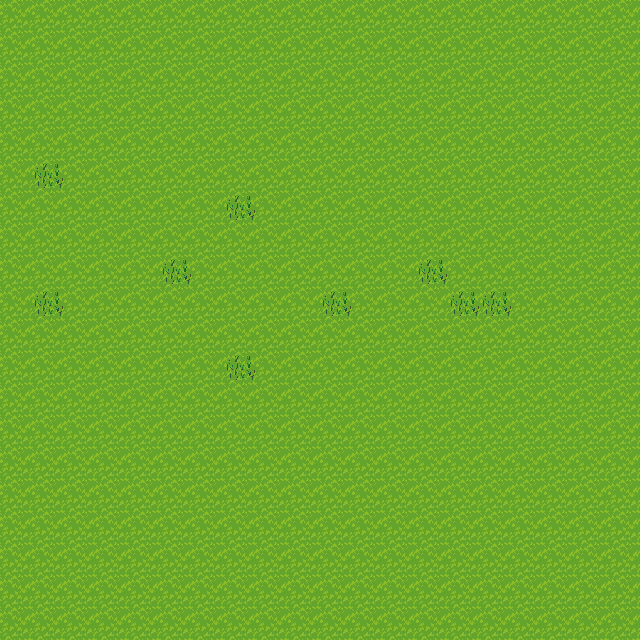

Tiled map render using the project's own tile images. Description and the whole map definition, tile-layer contents included, below:
An orthogonal 20x20 tile map with 32x32 px tiles, 3 tile layers (0, Tile Layer 1, Tile Layer 2).

<map version="1.2" tiledversion="1.2.3" orientation="orthogonal" renderorder="left-down" width="20" height="20" tilewidth="32" tileheight="32" infinite="0" nextlayerid="4" nextobjectid="1">
 <tileset firstgid="1" name="terrain" tilewidth="32" tileheight="32" tilecount="1024" columns="32">
  <image source="terrain.png" width="1024" height="1024" />
  <tile id="193" type="blocked" />
  <tile id="194" type="blocked" />
  <tile id="195" type="blocked" />
  <tile id="196" type="blocked" />
  <tile id="197" type="blocked" />
  <tile id="199" type="blocked" />
  <tile id="200" type="blocked" />
  <tile id="225" type="blocked" />
  <tile id="226" type="blocked" />
  <tile id="227" type="blocked" />
  <tile id="228" type="blocked" />
  <tile id="229" type="blocked" />
  <tile id="231" type="blocked" />
  <tile id="232" type="blocked" />
  <tile id="256" type="blocked" />
  <tile id="257" type="blocked" />
  <tile id="258" type="blocked" />
  <tile id="259" type="blocked" />
  <tile id="260" type="blocked" />
  <tile id="261" type="blocked" />
  <tile id="262" type="blocked" />
  <tile id="263" type="blocked" />
  <tile id="264" type="blocked" />
  <tile id="288" type="blocked" />
  <tile id="289" type="blocked" />
  <tile id="290" type="blocked" />
  <tile id="291" type="blocked" />
  <tile id="292" type="blocked" />
  <tile id="293" type="blocked" />
  <tile id="294" type="blocked" />
  <tile id="295" type="blocked" />
  <tile id="296" type="blocked" />
  <tile id="320" type="blocked" />
  <tile id="321" type="blocked" />
  <tile id="322" type="blocked" />
  <tile id="323" type="blocked" />
  <tile id="324" type="blocked" />
  <tile id="325" type="blocked" />
  <tile id="326" type="blocked" />
  <tile id="327" type="blocked" />
  <tile id="328" type="blocked" />
  <tile id="463" type="blocked" />
  <tile id="464" type="blocked" />
  <tile id="465" type="blocked" />
  <tile id="495" type="blocked" />
  <tile id="496" type="blocked" />
  <tile id="497" type="blocked" />
  <tile id="527" type="blocked" />
  <tile id="528" type="blocked" />
  <tile id="529" type="blocked" />
 </tileset>
 <layer id="3" name="0" width="20" height="20">
  <data encoding="csv">
0,0,0,0,0,0,0,0,0,0,0,0,0,0,0,0,0,0,0,0,
0,0,0,0,0,0,0,0,0,0,0,0,0,0,0,0,0,0,0,0,
0,0,0,0,0,0,0,0,0,0,0,0,0,0,0,0,0,0,0,0,
0,0,0,0,0,0,0,0,0,0,0,0,0,0,0,0,0,0,0,0,
0,0,0,0,0,0,0,0,0,0,0,0,0,0,0,0,0,0,0,0,
0,0,0,0,0,0,0,0,0,0,0,0,0,0,0,0,0,0,0,0,
0,0,0,0,0,0,0,0,0,0,0,0,0,0,0,0,0,0,0,0,
0,0,0,0,0,0,0,0,0,0,0,0,0,0,0,0,0,0,0,0,
0,0,0,0,0,0,0,0,0,0,0,0,0,0,0,0,0,0,0,0,
0,0,0,0,0,0,0,0,0,0,0,0,0,0,0,0,0,0,0,0,
0,0,0,0,0,0,0,0,0,0,0,0,0,0,0,0,0,0,0,0,
0,0,0,0,0,0,0,0,0,0,0,0,0,0,0,0,0,0,0,0,
0,0,0,0,0,0,0,0,0,0,0,0,0,0,0,0,0,0,0,0,
0,0,0,0,0,0,0,208,208,208,0,0,0,0,0,0,0,0,0,0,
0,0,0,0,0,0,0,240,240,240,0,0,0,0,0,0,0,0,0,0,
0,0,0,0,0,0,0,0,0,0,0,0,0,0,0,0,0,0,0,0,
0,0,0,0,0,0,0,0,0,0,0,0,0,0,0,0,0,0,0,0,
0,0,0,0,0,0,0,0,0,0,0,0,0,0,0,0,0,0,0,0,
0,0,0,0,0,0,0,0,0,0,0,0,0,0,0,0,0,0,0,0,
0,0,0,0,0,0,0,0,0,0,0,0,0,0,0,0,0,0,0,0
</data>
 </layer>
 <layer id="1" name="Tile Layer 1" width="20" height="20">
  <data encoding="csv">
302,302,302,302,302,302,302,302,302,302,302,302,302,302,302,302,302,302,302,302,
302,302,302,302,302,302,302,302,302,302,302,302,302,302,302,302,302,302,302,302,
302,302,302,302,302,302,302,302,302,302,302,302,302,302,302,302,302,302,302,302,
302,302,302,302,302,302,302,302,302,302,302,302,302,302,302,302,302,302,302,302,
302,302,302,302,302,302,302,302,302,302,302,302,302,302,302,302,302,302,302,302,
302,302,302,302,302,302,302,302,302,302,302,302,302,302,302,302,302,302,302,302,
302,302,302,302,302,302,302,302,302,302,302,302,302,302,302,302,302,302,302,302,
302,302,302,302,302,302,302,302,302,302,302,302,302,302,302,302,302,302,302,302,
302,302,302,302,302,302,302,302,302,302,302,302,302,302,302,302,302,302,302,302,
302,302,302,302,302,302,302,302,302,302,302,302,302,302,302,302,302,302,302,302,
302,302,302,302,302,302,302,302,302,302,302,302,302,302,302,302,302,302,302,302,
302,302,302,302,302,302,302,302,302,302,302,302,302,302,302,302,302,302,302,302,
302,302,302,302,302,302,302,302,302,302,302,302,302,302,302,302,302,302,302,302,
302,302,302,302,302,302,302,302,302,302,302,302,302,302,302,302,302,302,302,302,
302,302,302,302,302,302,302,302,302,302,302,302,302,302,302,302,302,302,302,302,
302,302,302,302,302,302,302,302,302,302,302,302,302,302,302,302,302,302,302,302,
302,302,302,302,302,302,302,302,302,302,302,302,302,302,302,302,302,302,302,302,
302,302,302,302,302,302,302,302,302,302,302,302,302,302,302,302,302,302,302,302,
302,302,302,302,302,302,302,302,302,302,302,302,302,302,302,302,302,302,302,302,
302,302,302,302,302,302,302,302,302,302,302,302,302,302,302,302,302,302,302,302
</data>
 </layer>
 <layer id="2" name="Tile Layer 2" width="20" height="20">
  <data encoding="csv">
0,0,0,0,0,0,0,0,0,0,0,0,0,0,0,0,0,0,0,0,
0,0,0,0,0,0,0,0,0,0,0,0,0,0,0,0,0,0,0,0,
0,0,0,0,0,0,0,0,0,0,0,0,0,0,0,0,0,0,0,0,
0,0,0,0,0,0,0,0,0,0,0,0,0,0,0,0,0,0,0,0,
0,0,0,0,0,0,0,0,0,0,0,0,0,0,0,0,0,0,0,0,
0,368,0,0,0,0,0,0,0,0,0,0,0,0,0,0,0,0,0,0,
0,0,0,0,0,0,0,368,0,0,0,0,0,0,0,0,0,0,0,0,
0,0,0,0,0,0,0,0,0,0,0,0,0,0,0,0,0,0,0,0,
0,0,0,0,0,368,0,0,0,0,0,0,0,368,0,0,0,0,0,0,
0,368,0,0,0,0,0,0,0,0,368,0,0,0,368,368,0,0,0,0,
0,0,0,0,0,0,0,0,0,0,0,0,0,0,0,0,0,0,0,0,
0,0,0,0,0,0,0,368,0,0,0,0,0,0,0,0,0,0,0,0,
0,0,0,0,0,0,0,0,0,0,0,0,0,0,0,0,0,0,0,0,
0,0,0,0,0,0,0,0,0,0,0,0,0,0,0,0,0,0,0,0,
0,0,0,0,0,0,0,0,0,0,0,0,0,0,0,0,0,0,0,0,
0,0,0,0,0,0,0,0,0,0,0,0,0,0,0,0,0,0,0,0,
0,0,0,0,0,0,0,0,0,0,0,0,0,0,0,0,0,0,0,0,
0,0,0,0,0,0,0,0,0,0,0,0,0,0,0,0,0,0,0,0,
0,0,0,0,0,0,0,0,0,0,0,0,0,0,0,0,0,0,0,0,
0,0,0,0,0,0,0,0,0,0,0,0,0,0,0,0,0,0,0,0
</data>
 </layer>
</map>
